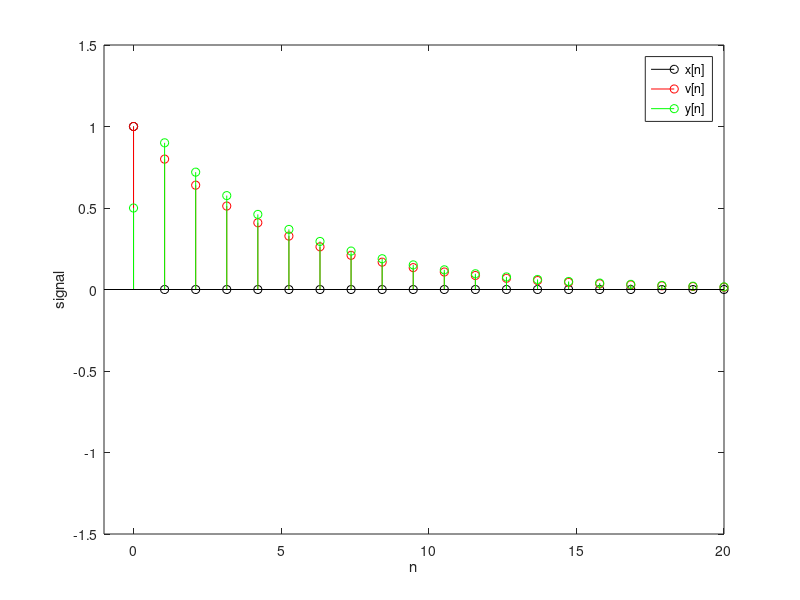

This chart was generated by the following MATLAB code:

x = zeros(1,20); x(1) = 1; v = zeros(1,20);
y = zeros(1,20);


a1 = -0.8;
N = length(x);
v(1) = x(1);% First sample, assuming x(0) = 0
for n=2:N % remaining samples
    v(n) = x(n) - a1*v(n-1);
end

b0 = 0.5; b1 = 0.5;
K = length(v);
y(1) = b0*v(1); % First sample, assuming x(0) = 0
for k=2:K % Remaining samples
    y(k) = b0*v(k) + b1*v(k-1);
end


l = linspace(0,20,20);
figure(1);
clf; hold on;
stem(l,x,'ko');
stem(l,v,'ro');
stem(l,y,'go');
axis([-1 20 -1.5 1.5]);
box on;
xlabel('n'); ylabel('signal');
legend({'x[n]', 'v[n]','y[n]'})
